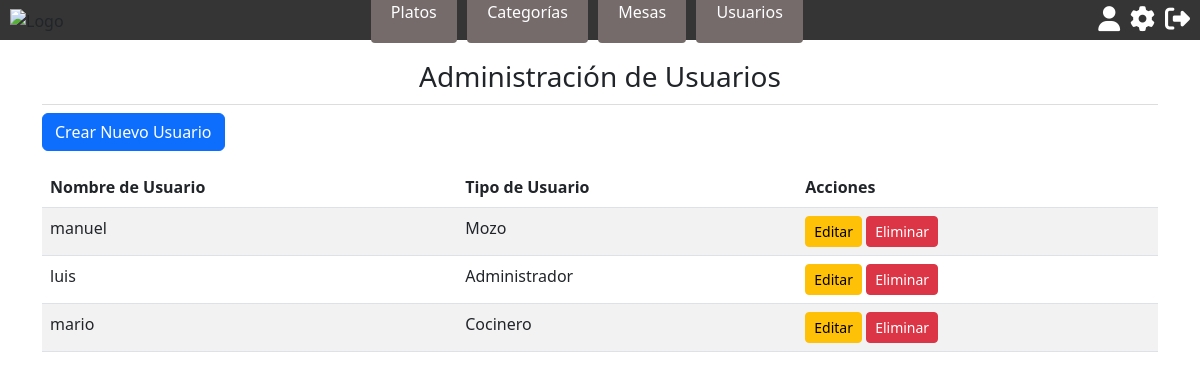
Screenshot of /usuarios/ (signed in) with the database file from the repository.
### restaurante_app/models.py (models this page shows, shortened)
class Usuario(AbstractUser):
    TipUsuCod = models.ForeignKey(TipoUsuario, on_delete=models.CASCADE, null=True, blank=True)

class TipoUsuario(models.Model):
    TipUsuCod = models.AutoField(primary_key=True)
    TipUsuDes = models.CharField(max_length=100)
    def __str__(self):
        return f'{self.TipUsuDes}'

### restaurante_app/views.py (the view)
# urls.py: path('usuarios/', views.usuarios_admin, name='usuarios_admin'),
@login_required
def usuarios_admin(request):
    if request.user.TipUsuCod.TipUsuDes != "Administrador":
        return redirect('index')
    usuarios = Usuario.objects.all()
    return render(request, 'usuarios_admin.html', {'usuarios': usuarios})

### restaurante_app/templates/usuarios_admin.html (shortened to what this page needs)
{% extends 'base.html' %}
{% block content %}
<div class="container">
    <h2>Administración de Usuarios</h2>
    <a href="{% url 'crear_usuario' %}" class="btn btn-primary mb-3">Crear Nuevo Usuario</a>
    <table class="table table-striped">
        <thead>
            <tr>
                <th>Nombre de Usuario</th>
                <th>Tipo de Usuario</th>
                <th>Acciones</th>
            </tr>
        </thead>
        <tbody>
            {% for usuario in usuarios %}
            <tr>
                <td>{{ usuario.username }}</td>
                <td>{{ usuario.TipUsuCod }}</td>
                <td>
                    <a href="{% url 'editar_usuario' usuario.id %}" class="btn btn-warning btn-sm">Editar</a>
                    <a href="{% url 'eliminar_usuario' usuario.id %}" class="btn btn-danger btn-sm">Eliminar</a>
                </td>
            </tr>
            {% endfor %}
        </tbody>
    </table>
</div>
{% endblock %}

### restaurante_app/static/css/styles.css (style rules this page uses)
* { box-sizing: border-box; margin: 0; padding: 0; }
body { font-family: Arial, sans-serif; }
a { color: white; text-decoration: none; }
h2 { font-size: 28px !important; text-align: center; margin-bottom: 10px; border-bottom: 1px solid #ddd; padding-bottom: 10px; }
.container { max-width: 80rem; margin: 20px auto; }

### rows the page displays
Usuario: username "manuel", TipUsuCod "Mozo"
Usuario: username "luis", TipUsuCod "Administrador"
Usuario: username "mario", TipUsuCod "Cocinero"
